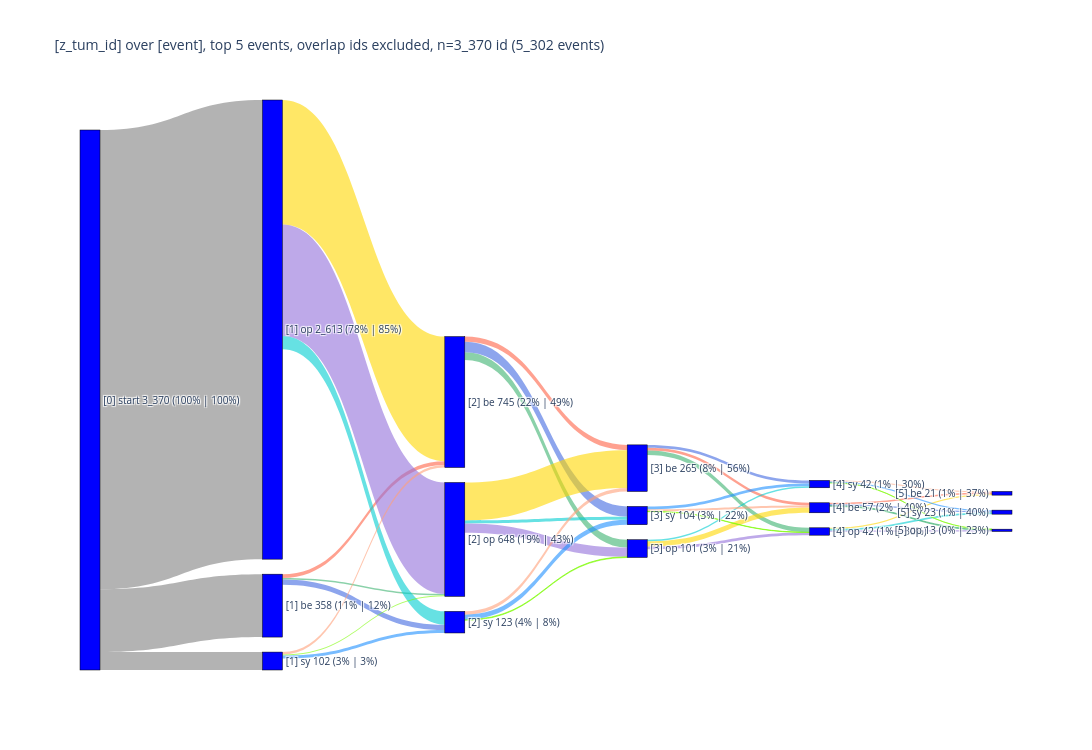

Notebook code cell kept with this figure:
### Code cell
pls.plot_sankey(_df, max_events_per_id=5, exclude_overlap_id=True,height=750, width=1600)

### Figure 1 — Plotly figure (JSON) as saved in the notebook; plotly's stock layout.template omitted (floating-point values rounded to 4 significant figures)
{"data": [{"link": {"color": ["rgba(128, 128, 128, 0.6)", "rgba(128, 128, 128, 0.6)", "rgba(128, 128, 128, 0.6)", "rgba(255, 99, 71, 0.6)", "rgba(60, 179, 113, 0.6)", "rgba(65, 105, 225, 0.6)", "rgba(255, 215, 0, 0.6)", "rgba(147, 112, 219, 0.6)", "rgba(0, 206, 209, 0.6)", "rgba(255, 160, 122, 0.6)", "rgba(124, 252, 0, 0.6)", "rgba(30, 144, 255, 0.6)", "rgba(255, 99, 71, 0.6)", "rgba(60, 179, 113, 0.6)", "rgba(65, 105, 225, 0.6)", "rgba(255, 215, 0, 0.6)", "rgba(147, 112, 219, 0.6)", "rgba(0, 206, 209, 0.6)", "rgba(255, 160, 122, 0.6)", "rgba(124, 252, 0, 0.6)", "rgba(30, 144, 255, 0.6)", "rgba(255, 99, 71, 0.6)", "rgba(60, 179, 113, 0.6)", "rgba(65, 105, 225, 0.6)", "rgba(255, 215, 0, 0.6)", "rgba(147, 112, 219, 0.6)", "rgba(0, 206, 209, 0.6)", "rgba(255, 160, 122, 0.6)", "rgba(124, 252, 0, 0.6)", "rgba(30, 144, 255, 0.6)", "rgba(255, 99, 71, 0.6)", "rgba(60, 179, 113, 0.6)", "rgba(65, 105, 225, 0.6)", "rgba(255, 215, 0, 0.6)", "rgba(147, 112, 219, 0.6)", "rgba(0, 206, 209, 0.6)", "rgba(255, 160, 122, 0.6)", "rgba(124, 252, 0, 0.6)", "rgba(30, 144, 255, 0.6)"], "source": [0, 0, 0, 1, 1, 1, 2, 2, 2, 3, 3, 3, 4, 4, 4, 5, 5, 5, 6, 6, 6, 7, 7, 7, 8, 8, 8, 9, 9, 9, 10, 10, 10, 11, 11, 11, 12, 12, 12], "target": [1, 2, 3, 4, 5, 6, 4, 5, 6, 4, 5, 6, 7, 8, 9, 7, 8, 9, 7, 8, 9, 10, 11, 12, 10, 11, 12, 10, 11, 12, 13, 14, 15, 13, 14, 15, 13, 14, 15], "value": [358, 2613, 102, 22, 8, 30, 709, 634, 76, 14, 6, 17, 30, 44, 59, 216, 53, 17, 19, 4, 28, 15, 25, 17, 30, 15, 9, 12, 2, 16, 9, 5, 6, 6, 7, 10, 6, 1, 7]}, "node": {"align": "left", "color": "blue", "label": ["[0] start 3_370 (100% | 100%)", "[1] be 358 (11% | 12%)", "[1] op 2_613 (78% | 85%)", "[1] sy 102 (3% | 3%)", "[2] be 745 (22% | 49%)", "[2] op 648 (19% | 43%)", "[2] sy 123 (4% | 8%)", "[3] be 265 (8% | 56%)", "[3] op 101 (3% | 21%)", "[3] sy 104 (3% | 22%)", "[4] be 57 (2% | 40%)", "[4] op 42 (1% | 30%)", "[4] sy 42 (1% | 30%)", "[5] be 21 (1% | 37%)", "[5] op 13 (0% | 23%)", "[5] sy 23 (1% | 40%)"], "line": {"color": "black", "width": 0.5}, "pad": 15, "thickness": 20}, "type": "sankey"}], "layout": {"font": {"size": 10}, "height": 750, "title": {"text": "[z_tum_id] over [event], top 5 events, overlap ids excluded, n=3_370 id (5_302 events)"}, "width": 1600}}
